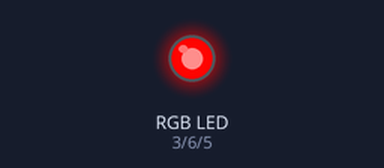
The sketch below on a simulated Arduino Uno, built with avr-gcc and run on an emulated ATmega328P. On the bench: an RGB LED mixed from three pins (HIGH = lit). Dim RGB values are drawn brighter than linear.

Above: at 0.05 s.
At 0.9 s:
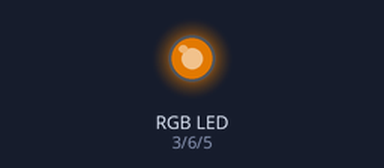
At 1.8 s:
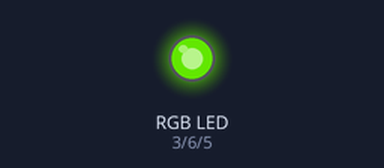
At 3.6 s:
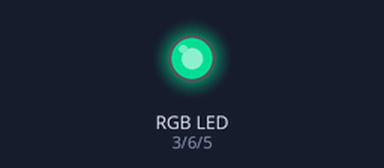
At 5.4 s:
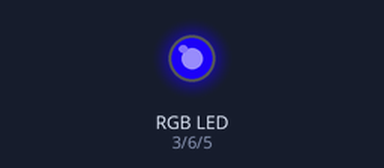
At 7.2 s:
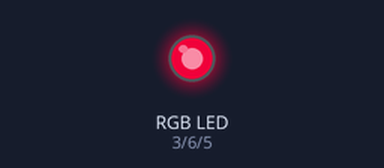
Timing chart, 0 to 10.0 s (numbered marks = the images above):
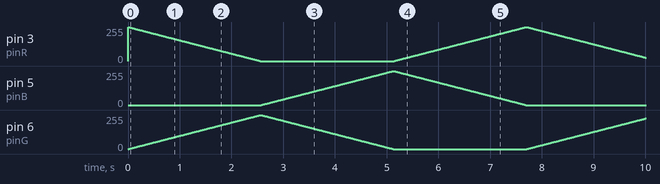

The sketch:

MultiColoredLED.ino
```cpp
// Pin assignments
const int pinR = 3;   // Red on D3 (PWM)
const int pinG = 6;   // Green on D6 (PWM)
const int pinB = 5;   // Blue on D5 (PWM)

void setup() {
  pinMode(pinR, OUTPUT);
  pinMode(pinG, OUTPUT);
  pinMode(pinB, OUTPUT);
}

// Function to set RGB color (0–255 each channel)
void setColor(int r, int g, int b) {
  analogWrite(pinR, r);
  analogWrite(pinG, g);
  analogWrite(pinB, b);
}

void loop() {
  // Fade Red → Green
  for (int i = 0; i <= 255; i++) {
    setColor(255 - i, i, 0);
    delay(10);
  }

  // Fade Green → Blue
  for (int i = 0; i <= 255; i++) {
    setColor(0, 255 - i, i);
    delay(10);
  }

  // Fade Blue → Red
  for (int i = 0; i <= 255; i++) {
    setColor(i, 0, 255 - i);
    delay(10);
  }
}
```
